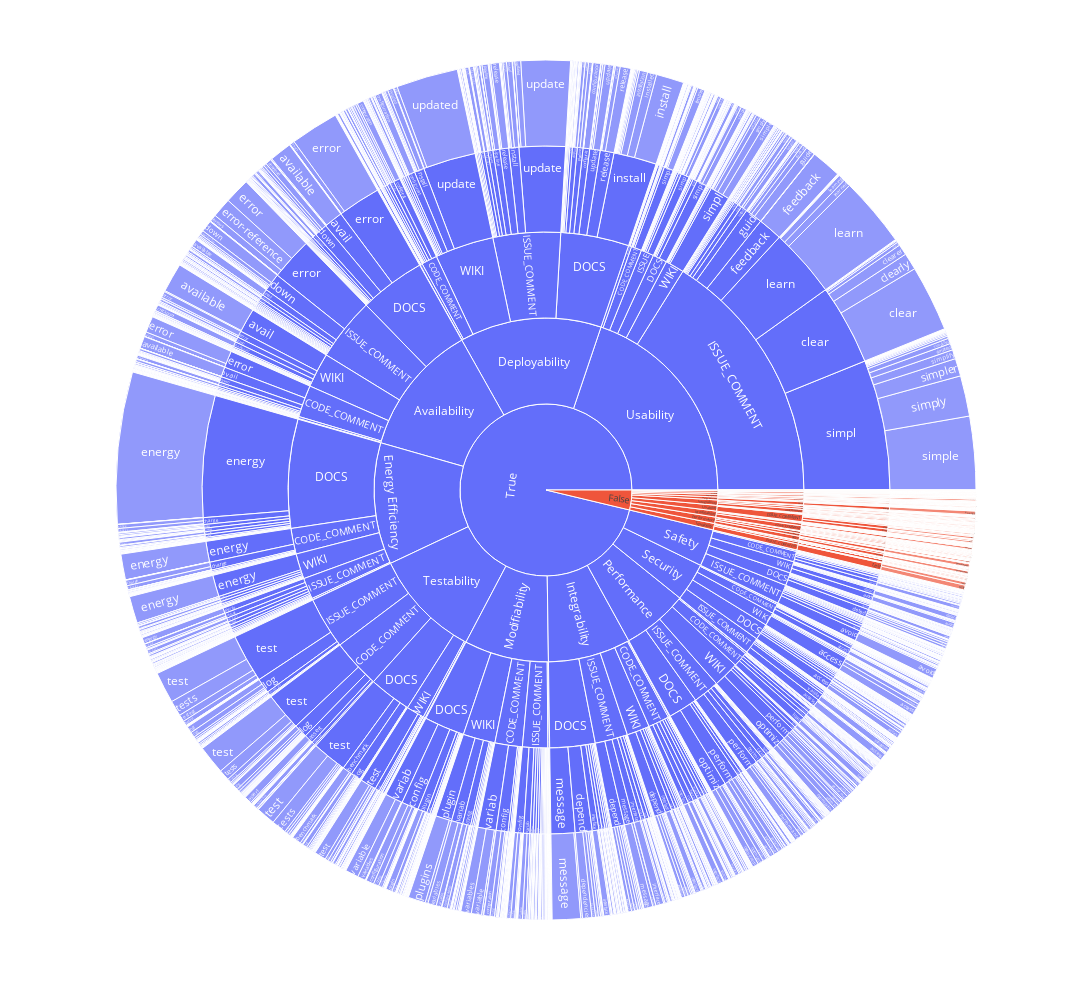

Here is the notebook cell this chart was saved with:
### Code cell
df_answers = df.groupby(["source", "quality_attribute", "false_positive", "keyword", "matched_word"]).size().reset_index(name="count")
import plotly.express as px

fig = px.sunburst(df_answers, path=["false_positive", "quality_attribute", "source", "keyword", "matched_word"], values="count")
fig.update_layout(**proportions)
fig.show()
fig.write_html(get_dir_path("big_sample_sunburst"))

### Figure 1 — Plotly figure (JSON) as saved in the notebook; plotly's stock layout.template omitted (floating-point values rounded to 4 significant figures; data arrays with more than 128 entries replaced by an {"elided": "..."} marker saying what was removed)
{"data": [{"branchvalues": "total", "domain": {"x": [0.0, 1.0], "y": [0.0, 1.0]}, "hovertemplate": "labels=%{label}<br>count=%{value}<br>parent=%{parent}<br>id=%{id}<extra></extra>", "ids": {"elided": "3504 str values"}, "labels": {"elided": "3504 str values"}, "name": "", "parents": {"elided": "3504 str values"}, "values": {"elided": "3504 int values"}, "type": "sunburst"}], "layout": {"legend": {"tracegroupgap": 0}, "margin": {"t": 60}, "width": 1600, "height": 1000}}
